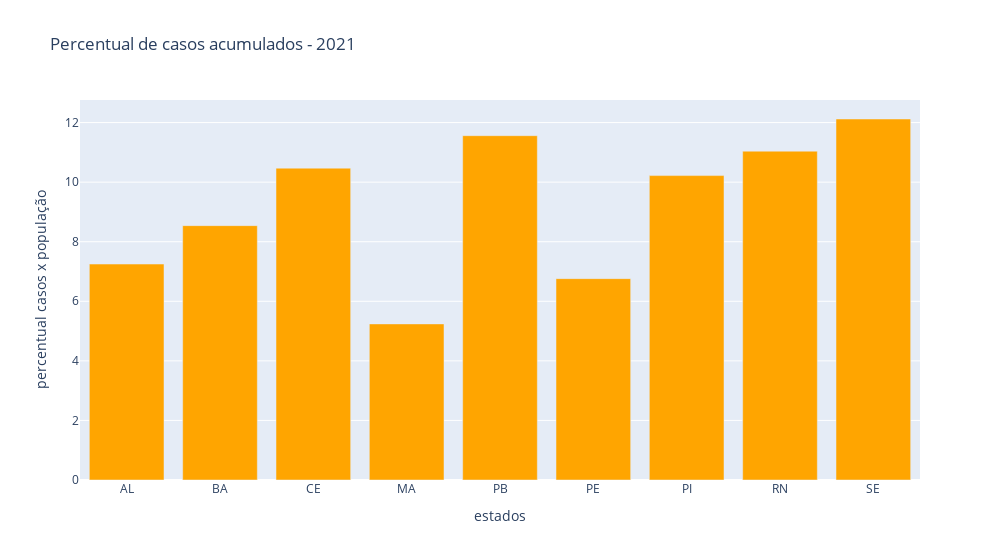

Notebook code cell kept with this figure:
### Markdown cell above
- Demonstra a forte correlação entre o número de casos e o tamanho da população (Bahia, Pernambuco e Ceará são os estados mais populosos).

### Code cell
grafico_percentual_casos = xp.bar(
    dados_casos_acumulados_20212, 
    x="estados",
    y="percentual casos x população",
    width=1000,
    title='Percentual de casos acumulados - 2021',
    color_discrete_sequence =['orange']*len(dados_casos_acumulados_20212))

grafico_percentual_casos.show()

### Figure 1 — Plotly figure (JSON) as saved in the notebook; plotly's stock layout.template omitted (floating-point values rounded to 4 significant figures)
{"data": [{"alignmentgroup": "True", "hovertemplate": "estados=%{x}<br>percentual casos x população=%{y}<extra></extra>", "legendgroup": "", "marker": {"color": "orange", "pattern": {"shape": ""}}, "name": "", "offsetgroup": "", "orientation": "v", "showlegend": false, "textposition": "auto", "type": "bar", "x": ["AL", "BA", "CE", "MA", "PB", "PE", "PI", "RN", "SE"], "xaxis": "x", "y": [7.25, 8.54, 10.47, 5.24, 11.56, 6.76, 10.22, 11.04, 12.12], "yaxis": "y"}], "layout": {"barmode": "relative", "legend": {"tracegroupgap": 0}, "title": {"text": "Percentual de casos acumulados - 2021"}, "width": 1000, "xaxis": {"anchor": "y", "domain": [0, 1], "title": {"text": "estados"}}, "yaxis": {"anchor": "x", "domain": [0, 1], "title": {"text": "percentual casos x população"}}}}
